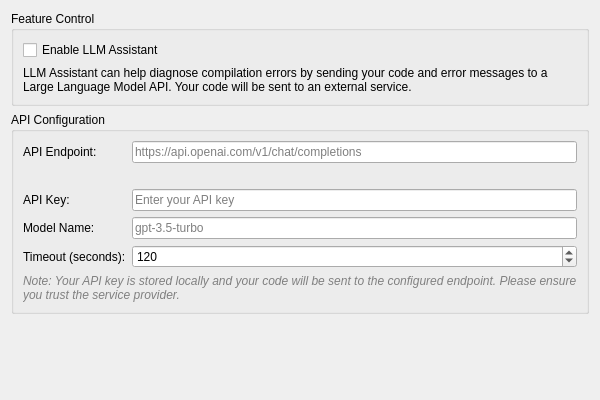
<?xml version="1.0" encoding="UTF-8"?>
<ui version="4.0">
 <class>LLMSettingsWidget</class>
 <widget class="QWidget" name="LLMSettingsWidget">
  <property name="geometry">
   <rect>
    <x>0</x>
    <y>0</y>
    <width>600</width>
    <height>400</height>
   </rect>
  </property>
  <property name="windowTitle">
   <string>LLM Assistant</string>
  </property>
  <layout class="QVBoxLayout" name="verticalLayout">
   <item>
    <widget class="QGroupBox" name="grpFeatureControl">
     <property name="title">
      <string>Feature Control</string>
     </property>
     <layout class="QVBoxLayout" name="verticalLayout_2">
      <item>
       <widget class="QCheckBox" name="chkEnabled">
        <property name="text">
         <string>Enable LLM Assistant</string>
        </property>
       </widget>
      </item>
      <item>
       <widget class="QLabel" name="lblHelpText">
        <property name="text">
         <string>LLM Assistant can help diagnose compilation errors by sending your code and error messages to a Large Language Model API. Your code will be sent to an external service.</string>
        </property>
        <property name="wordWrap">
         <bool>true</bool>
        </property>
       </widget>
      </item>
     </layout>
    </widget>
   </item>
   <item>
    <widget class="QGroupBox" name="grpAPIConfiguration">
     <property name="title">
      <string>API Configuration</string>
     </property>
     <layout class="QGridLayout" name="gridLayout">
      <item row="0" column="0">
       <widget class="QLabel" name="lblEndpoint">
        <property name="text">
         <string>API Endpoint:</string>
        </property>
       </widget>
      </item>
      <item row="0" column="1">
       <widget class="QLineEdit" name="txtEndpoint">
        <property name="placeholderText">
         <string>https://api.openai.com/v1/chat/completions</string>
        </property>
       </widget>
      </item>
      <item row="1" column="0" colspan="2">
       <widget class="QLabel" name="lblEndpointWarning">
        <property name="text">
         <string/>
        </property>
        <property name="styleSheet">
         <string>color: red;</string>
        </property>
        <property name="visible">
         <bool>false</bool>
        </property>
       </widget>
      </item>
      <item row="2" column="0">
       <widget class="QLabel" name="lblApiKey">
        <property name="text">
         <string>API Key:</string>
        </property>
       </widget>
      </item>
      <item row="2" column="1">
       <widget class="QLineEdit" name="txtApiKey">
        <property name="echoMode">
         <enum>QLineEdit::Password</enum>
        </property>
        <property name="placeholderText">
         <string>Enter your API key</string>
        </property>
       </widget>
      </item>
      <item row="3" column="0">
       <widget class="QLabel" name="lblModelName">
        <property name="text">
         <string>Model Name:</string>
        </property>
       </widget>
      </item>
      <item row="3" column="1">
       <widget class="QLineEdit" name="txtModelName">
        <property name="placeholderText">
         <string>gpt-3.5-turbo</string>
        </property>
       </widget>
      </item>
      <item row="4" column="0">
       <widget class="QLabel" name="lblTimeout">
        <property name="text">
         <string>Timeout (seconds):</string>
        </property>
       </widget>
      </item>
      <item row="4" column="1">
       <widget class="QSpinBox" name="spinTimeout">
        <property name="minimum">
         <number>30</number>
        </property>
        <property name="maximum">
         <number>300</number>
        </property>
        <property name="value">
         <number>120</number>
        </property>
       </widget>
      </item>
      <item row="5" column="0" colspan="2">
       <widget class="QLabel" name="lblSecurityWarning">
        <property name="text">
         <string>Note: Your API key is stored locally and your code will be sent to the configured endpoint. Please ensure you trust the service provider.</string>
        </property>
        <property name="wordWrap">
         <bool>true</bool>
        </property>
        <property name="styleSheet">
         <string>color: gray; font-style: italic;</string>
        </property>
       </widget>
      </item>
     </layout>
    </widget>
   </item>
   <item>
    <spacer name="verticalSpacer">
     <property name="orientation">
      <enum>Qt::Vertical</enum>
     </property>
     <property name="sizeHint" stdset="0">
      <size>
       <width>20</width>
       <height>40</height>
      </size>
     </property>
    </spacer>
   </item>
  </layout>
 </widget>
 <tabstops>
  <tabstop>chkEnabled</tabstop>
  <tabstop>txtEndpoint</tabstop>
  <tabstop>txtApiKey</tabstop>
  <tabstop>txtModelName</tabstop>
  <tabstop>spinTimeout</tabstop>
 </tabstops>
 <resources/>
 <connections>
  <connection>
   <sender>chkEnabled</sender>
   <signal>stateChanged(int)</signal>
   <receiver>LLMSettingsWidget</receiver>
   <slot>on_chkEnabled_stateChanged(int)</slot>
  </connection>
  <connection>
   <sender>txtEndpoint</sender>
   <signal>textChanged(QString)</signal>
   <receiver>LLMSettingsWidget</receiver>
   <slot>on_txtEndpoint_textChanged(QString)</slot>
  </connection>
 </connections>
 <slots>
  <slot>on_chkEnabled_stateChanged(int)</slot>
  <slot>on_txtEndpoint_textChanged(QString)</slot>
 </slots>
</ui>
